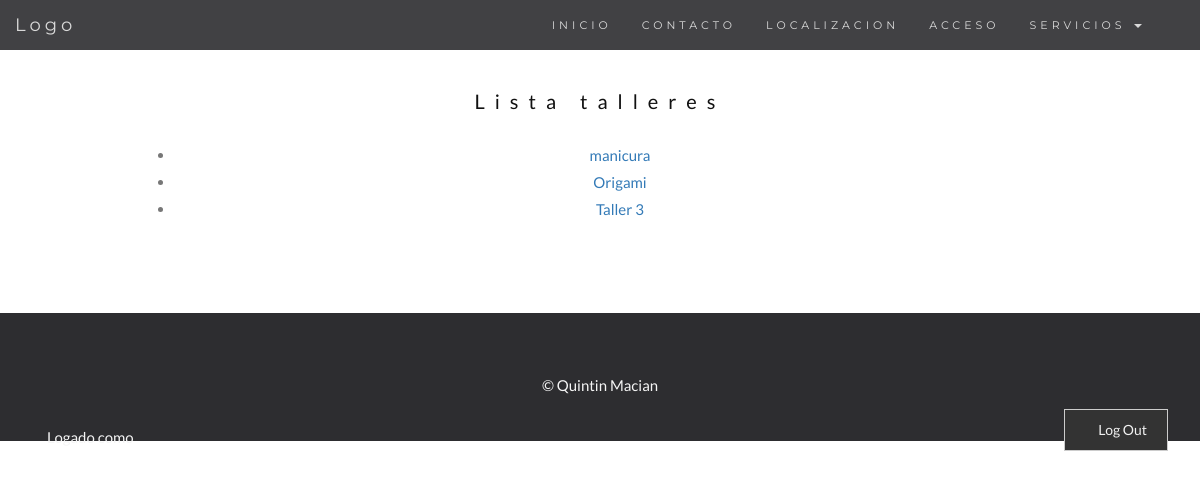
The app's page /listar/ with its own data.
### talleres/models.py (models this page shows)
class Taller(models.Model):
    idTaller = models.AutoField(primary_key=True)
    nombreT = models.CharField(max_length=50)
    descrip = models.CharField(max_length=150)
    idDepart = models.ForeignKey(Departamento, on_delete=models.CASCADE)
    NIVEL = ((1,'ESO'), (2, 'BACHILLER'), (3,'CFGM'), (4,'CFGS'), (5,'PQPI'))
    nivel = models.PositiveSmallIntegerField(choices=NIVEL, null=True)
    curso = models.IntegerField()
    maxAlum = models.IntegerField()
    duracion = models.IntegerField()
    jornada = models.IntegerField()
    excede = models.IntegerField(null=True)
    foto = models.ImageField(blank=True, null=True)
    ESTADO = ((1, 'abierto'),(2, 'cerrado'))
    estado = models.PositiveSmallIntegerField(choices=ESTADO, null=True)
    idAlumnoTaller = models.ManyToManyField(Alumno, through='AlumnoTaller')

### talleres/views.py (the view)
# urls.py: path('listar/', views.listataller, name='listataller'),
def listataller(request):
    taller_list = Taller.objects.order_by('-curso')
    print(taller_list)
    return render(request, 'talleres/listaTaller.html',
    {
        "talleres_list" : taller_list,
    })

### talleres/templates/talleres/listaTaller.html (shortened to what this page needs)
{% extends "base.html" %}
  {% block content %}
    <div id="lista" class="container text-center">
      <h3> Lista talleres </h3>
      <div>
        <ul>
         {% for taller in talleres_list %}
            <li><a href="/taller/mostrar/{{ taller.idTaller }}"> {{ taller.nombreT }}</a></li>
         {% endfor %}
       </ul>
      </div>
    </div>
    {% endblock content %}

### talleres/static/talleres/principal.css (style rules this page uses)
body { font: 400 15px/1.8 Lato, sans-serif; color: #777; }
h3, h4 { margin: 10px 0 30px 0; letter-spacing: 10px; font-size: 20px; color: #111; }
.container { padding: 80px 120px; }

### records on screen
Taller: nombreT "manicura"
Taller: nombreT "Origami"
Taller: nombreT "Taller 3"
